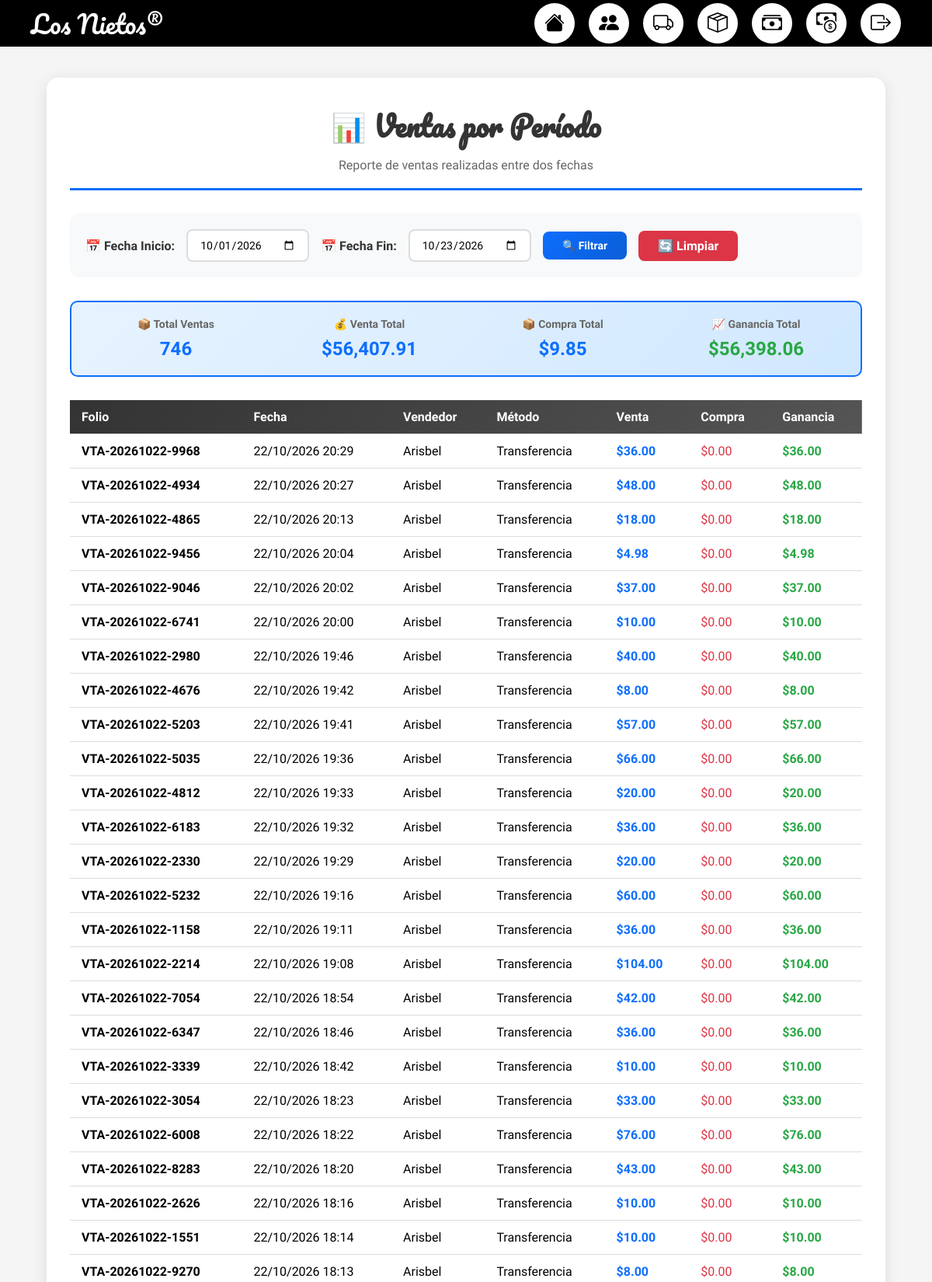
Screenshot of /php/reportes/ventas/reporte_ventas_periodo.php (signed in, upper part) with the database file from the repository.
### tables this page shows
CREATE TABLE `ventas` (
  `id` int NOT NULL,
  `folio` varchar(20) NOT NULL,
  `usuario_id` int NOT NULL,
  `total_venta` float NOT NULL DEFAULT '0',
  `total_compra` float DEFAULT '0',
  `ganancia` float DEFAULT '0',
  `metodo_pago` varchar(50) DEFAULT 'Efectivo',
  `cantidad_recibida` float DEFAULT NULL,
  `cambio` float DEFAULT NULL,
  `estado` enum('completada','cancelada','pendiente') DEFAULT 'completada',
  `fecha_venta` datetime DEFAULT CURRENT_TIMESTAMP
);

CREATE TABLE `usuarios` (
  `id` int NOT NULL,
  `username` varchar(50) NOT NULL,
  `password` varchar(255) NOT NULL,
  `rol` enum('admin','empleado') NOT NULL DEFAULT 'empleado',
  `estado` enum('activo','inactivo') DEFAULT 'activo',
  `ultimo_acceso` datetime DEFAULT NULL,
  `intentos_fallidos` int DEFAULT '0',
  `creado_en` timestamp NOT NULL DEFAULT CURRENT_TIMESTAMP
);

### php/reportes/ventas/reporte_ventas_periodo.php (the view, shortened to what this page needs)
<?php
include("../../conexion.php");
$fecha_inicio = $_GET['fecha_inicio'] ?? date('Y-m-01');
$fecha_fin = $_GET['fecha_fin'] ?? date('Y-m-d');
$sql = "
SELECT
    v.folio,
    v.fecha_venta,
    v.total_venta,
    v.total_compra,
    v.ganancia,
    v.metodo_pago,
    v.estado,
    u.username as vendedor
FROM ventas v
LEFT JOIN usuarios u ON v.usuario_id = u.id
WHERE DATE(v.fecha_venta) BETWEEN ? AND ?
AND v.estado = 'completada'
ORDER BY v.fecha_venta DESC
";
$stmt = mysqli_prepare($conn, $sql);
mysqli_stmt_bind_param($stmt, "ss", $fecha_inicio, $fecha_fin);
mysqli_stmt_execute($stmt);
$resultado = mysqli_stmt_get_result($stmt);
$total_ventas = 0;
$total_compras = 0;
$total_ganancia = 0;
$contador_ventas = 0;
while ($row = mysqli_fetch_assoc($resultado)) {
    $total_ventas += $row['total_venta'];
    $total_compras += $row['total_compra'];
    $total_ganancia += $row['ganancia'];
    $contador_ventas++;
}
mysqli_data_seek($resultado, 0);
?>
<!DOCTYPE html>
<html lang="es">
<head>
    <link rel="stylesheet" href="../../../css/Reportes-STYLE/reportes5.css">
    <link rel="stylesheet" href="https://cdn.jsdelivr.net/npm/bootstrap-icons@1.11.3/font/bootstrap-icons.min.css">
</head>
<body>
    <div class="barra-superior">
        <div class="logo">Los Nietos&#174;</div>
        <div class="iconos">
            <a href="../../login/dashboard_admin.php" class="icon-btn">
                <i class="bi bi-house-fill"></i>
            </a>
            <a href="../../login/CRUD-Usuarios.php" class="icon-btn">
                <i class="bi bi-people-fill"></i>
            </a>
            <a href="../../proveedores/CRUD-Proveedores.php" class="icon-btn">
                <i class="bi bi-truck"></i>
            </a>
            <a href="../../productos/CRUD-Product.php" class="icon-btn">
                <i class="bi bi-box-seam"></i>
            </a>
            <a href="../../ventas/CRUD-Ventas.php" class="icon-btn">
                <i class="bi bi-cash-stack"></i>
            </a>
            <a href="../../corte/corte_caja.php" class="icon-btn">
                <i class="bi bi-cash-coin"></i>
            </a>
            <a href="../logout.php" class="icon-btn">
                <i class="bi bi-box-arrow-right"></i>
            </a>
        </div>
    </div>
    <div class="reporte-container">
        <div class="reporte-header">
            <h1>📊 Ventas por Período</h1>
            <p>Reporte de ventas realizadas entre dos fechas</p>
        </div>
        <form class="filtros-reporte" method="GET">
            <label>📅 Fecha Inicio:</label>
            <input type="date" name="fecha_inicio" value="<?= $fecha_inicio ?>">
            <label>📅 Fecha Fin:</label>
            <input type="date" name="fecha_fin" value="<?= $fecha_fin ?>">
            <button type="submit">🔍 Filtrar</button>
            <a href="reporte_ventas_periodo.php"
                style="padding: 10px 25px; background: #dc3545; color: white; border-radius: 8px; text-decoration: none; font-weight: bold;">🔄
                Limpiar</a>
        </form>
        <div class="totales-reporte">
            <div class="total-item">
                <h4>📦 Total Ventas</h4>
                <p><?= $contador_ventas ?></p>
            </div>
            <div class="total-item">
                <h4>💰 Venta Total</h4>
                <p>$<?= number_format($total_ventas, 2) ?></p>
            </div>
            <div class="total-item">
                <h4>📦 Compra Total</h4>
                <p>$<?= number_format($total_compras, 2) ?></p>
            </div>
            <div class="total-item ganancia">
                <h4>📈 Ganancia Total</h4>
                <p>$<?= number_format($total_ganancia, 2) ?></p>
            </div>
        </div>
        <table class="tabla-reporte">
            <thead>
                <tr>
                    <th>Folio</th>
                    <th>Fecha</th>
                    <th>Vendedor</th>
                    <th>Método</th>
                    <th>Venta</th>
                    <th>Compra</th>
                    <th>Ganancia</th>
                </tr>
            </thead>
            <tbody>
                <?php while ($row = mysqli_fetch_assoc($resultado)): ?>
                    <tr>
                        <td><strong><?= $row['folio'] ?></strong></td>
                        <td><?= date('d/m/Y H:i', strtotime($row['fecha_venta'])) ?></td>
                        <td><?= $row['vendedor'] ?? 'N/A' ?></td>
                        <td><?= $row['metodo_pago'] ?></td>
                        <td style="color: #0d6efd; font-weight: bold;">$<?= number_format($row['total_venta'], 2) ?></td>
                        <td style="color: #dc3545;">$<?= number_format($row['total_compra'], 2) ?></td>
                        <td style="color: #28a745; font-weight: bold;">$<?= number_format($row['ganancia'], 2) ?></td>
                    </tr>
                <?php endwhile; ?>
            </tbody>
        </table>
    </div>
</body>
</html>

### css/Reportes-STYLE/reportes5.css (style rules this page uses)
* { margin: 0; padding: 0; box-sizing: border-box; }
body { background: #f5f5f5; font-family: 'Kalam', cursive; margin: 0; padding: 0; }
.barra-superior { width: 100%; height: 60px; background: #000; color: white; display: flex; align-items: center; justify-content: space-between; padding: 0 40px; overflow: visible; top: 0; position: relative; z-index: 1000; }
.logo { font-family: 'Pacifico', cursive; font-size: 32px; color: white; }
.iconos { display: flex; align-items: center; gap: 18px; }
.icon-btn { display: flex; justify-content: center; align-items: center; width: 52px; height: 52px; background: white; border-radius: 50%; box-shadow: 0 0 6px rgba(0, 0, 0, 0.2); transition: 0.25s ease; }
.icon-btn { background-repeat: no-repeat; background-position: center; background-size: 30px 30px; }
.icon-btn i { font-size: 26px; color: #000; transition: all 0.25s ease; }
.icon-btn { position: relative; }
.reporte-header { text-align: center; border-bottom: 3px solid #28a745; padding-bottom: 20px; margin-bottom: 30px; }
.filtros-reporte { background: #f8f9fa; padding: 20px; border-radius: 10px; margin-bottom: 30px; display: flex; flex-wrap: wrap; gap: 15px; align-items: center; }
.filtros-reporte label { font-weight: bold; color: #333; }
.filtros-reporte input[type="date"], .filtros-reporte select { padding: 10px 15px; border: 2px solid #ddd; border-radius: 8px; font-family: 'Kalam', cursive; font-size: 14px; }
.filtros-reporte button { padding: 10px 25px; background: linear-gradient(135deg, #28a745 0%, #218838 100%); color: white; border: none; border-radius: 8px; font-family: 'Kalam', cursive; font-size: 14px; font-weight: bold; cursor: pointer; transition: 0.2s; }
.tabla-reporte { width: 100%; border-collapse: collapse; margin-bottom: 30px; }
.tabla-reporte thead { background: linear-gradient(135deg, #28a745 0%, #218838 100%); color: white; }
.tabla-reporte th, .tabla-reporte td { padding: 12px 15px; text-align: left; border-bottom: 1px solid #ddd; }
.totales-reporte { background: linear-gradient(135deg, #d4edda 0%, #c3e6cb 100%); border: 2px solid #28a745; border-radius: 10px; padding: 20px; display: grid; grid-template-columns: repeat(auto-fit, minmax(200px, 1fr)); gap: 20px; margin-bottom: 30px; }
.total-item { text-align: center; }
.total-item h4 { margin: 0 0 10px 0; color: #666; font-size: 14px; }
.total-item p { margin: 0; font-size: 24px; font-weight: bold; color: #28a745; }

### rows the page displays
ventas: folio "VTA-20261022-9968", fecha_venta "22/10/2026 20:29", usuario.username "Arisbel", metodo_pago "Transferencia", total_venta "36.00", total_compra "0.00", ganancia "36.00"
ventas: folio "VTA-20261022-4934", fecha_venta "22/10/2026 20:27", usuario.username "Arisbel", metodo_pago "Transferencia", total_venta "48.00", total_compra "0.00", ganancia "48.00"
ventas: folio "VTA-20261022-4865", fecha_venta "22/10/2026 20:13", usuario.username "Arisbel", metodo_pago "Transferencia", total_venta "18.00", total_compra "0.00", ganancia "18.00"
ventas: folio "VTA-20261022-9456", fecha_venta "22/10/2026 20:04", usuario.username "Arisbel", metodo_pago "Transferencia", total_venta "4.98", total_compra "0.00", ganancia "4.98"
ventas: folio "VTA-20261022-9046", fecha_venta "22/10/2026 20:02", usuario.username "Arisbel", metodo_pago "Transferencia", total_venta "37.00", total_compra "0.00", ganancia "37.00"
ventas: folio "VTA-20261022-6741", fecha_venta "22/10/2026 20:00", usuario.username "Arisbel", metodo_pago "Transferencia", total_venta "10.00", total_compra "0.00", ganancia "10.00"
ventas: folio "VTA-20261022-2980", fecha_venta "22/10/2026 19:46", usuario.username "Arisbel", metodo_pago "Transferencia", total_venta "40.00", total_compra "0.00", ganancia "40.00"
ventas: folio "VTA-20261022-4676", fecha_venta "22/10/2026 19:42", usuario.username "Arisbel", metodo_pago "Transferencia", total_venta "8.00", total_compra "0.00", ganancia "8.00"
ventas: folio "VTA-20261022-5203", fecha_venta "22/10/2026 19:41", usuario.username "Arisbel", metodo_pago "Transferencia", total_venta "57.00", total_compra "0.00", ganancia "57.00"
ventas: folio "VTA-20261022-5035", fecha_venta "22/10/2026 19:36", usuario.username "Arisbel", metodo_pago "Transferencia", total_venta "66.00", total_compra "0.00", ganancia "66.00"
ventas: folio "VTA-20261022-4812", fecha_venta "22/10/2026 19:33", usuario.username "Arisbel", metodo_pago "Transferencia", total_venta "20.00", total_compra "0.00", ganancia "20.00"
ventas: folio "VTA-20261022-6183", fecha_venta "22/10/2026 19:32", usuario.username "Arisbel", metodo_pago "Transferencia", total_venta "36.00", total_compra "0.00", ganancia "36.00"
ventas: folio "VTA-20261022-2330", fecha_venta "22/10/2026 19:29", usuario.username "Arisbel", metodo_pago "Transferencia", total_venta "20.00", total_compra "0.00", ganancia "20.00"
ventas: folio "VTA-20261022-5232", fecha_venta "22/10/2026 19:16", usuario.username "Arisbel", metodo_pago "Transferencia", total_venta "60.00", total_compra "0.00", ganancia "60.00"
ventas: folio "VTA-20261022-1158", fecha_venta "22/10/2026 19:11", usuario.username "Arisbel", metodo_pago "Transferencia", total_venta "36.00", total_compra "0.00", ganancia "36.00"
ventas: folio "VTA-20261022-2214", fecha_venta "22/10/2026 19:08", usuario.username "Arisbel", metodo_pago "Transferencia", total_venta "104.00", total_compra "0.00", ganancia "104.00"
ventas: folio "VTA-20261022-7054", fecha_venta "22/10/2026 18:54", usuario.username "Arisbel", metodo_pago "Transferencia", total_venta "42.00", total_compra "0.00", ganancia "42.00"
ventas: folio "VTA-20261022-6347", fecha_venta "22/10/2026 18:46", usuario.username "Arisbel", metodo_pago "Transferencia", total_venta "36.00", total_compra "0.00", ganancia "36.00"
ventas: folio "VTA-20261022-3339", fecha_venta "22/10/2026 18:42", usuario.username "Arisbel", metodo_pago "Transferencia", total_venta "10.00", total_compra "0.00", ganancia "10.00"
ventas: folio "VTA-20261022-3054", fecha_venta "22/10/2026 18:23", usuario.username "Arisbel", metodo_pago "Transferencia", total_venta "33.00", total_compra "0.00", ganancia "33.00"
ventas: folio "VTA-20261022-6008", fecha_venta "22/10/2026 18:22", usuario.username "Arisbel", metodo_pago "Transferencia", total_venta "76.00", total_compra "0.00", ganancia "76.00"
ventas: folio "VTA-20261022-8283", fecha_venta "22/10/2026 18:20", usuario.username "Arisbel", metodo_pago "Transferencia", total_venta "43.00", total_compra "0.00", ganancia "43.00"
ventas: folio "VTA-20261022-2626", fecha_venta "22/10/2026 18:16", usuario.username "Arisbel", metodo_pago "Transferencia", total_venta "10.00", total_compra "0.00", ganancia "10.00"
ventas: folio "VTA-20261022-1551", fecha_venta "22/10/2026 18:14", usuario.username "Arisbel", metodo_pago "Transferencia", total_venta "10.00", total_compra "0.00", ganancia "10.00"
ventas: folio "VTA-20261022-9270", fecha_venta "22/10/2026 18:13", usuario.username "Arisbel", metodo_pago "Transferencia", total_venta "8.00", total_compra "0.00", ganancia "8.00"

### other values shown
$contador_ventas "746"
$total_ventas "56,407.91"
$total_compras "9.85"
$total_ganancia "56,398.06"
